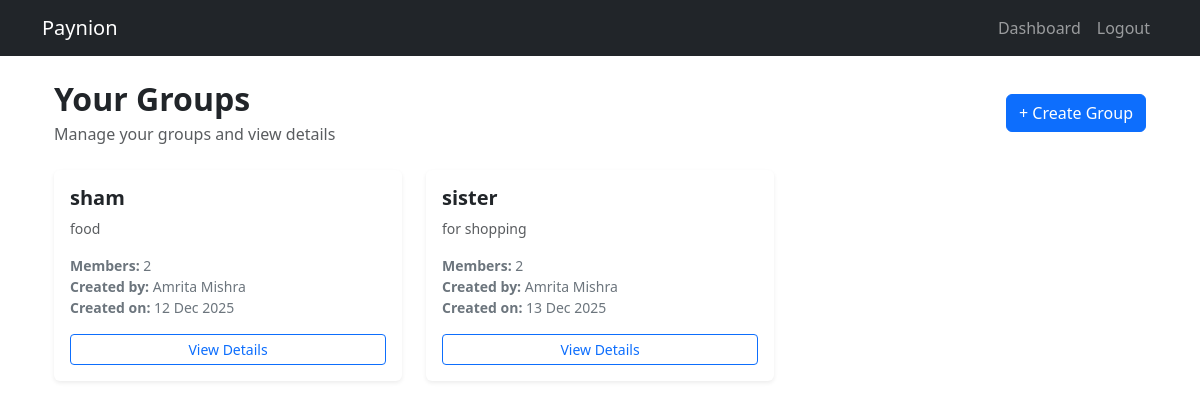
The app's page /groups/all/ (signed in), older data.
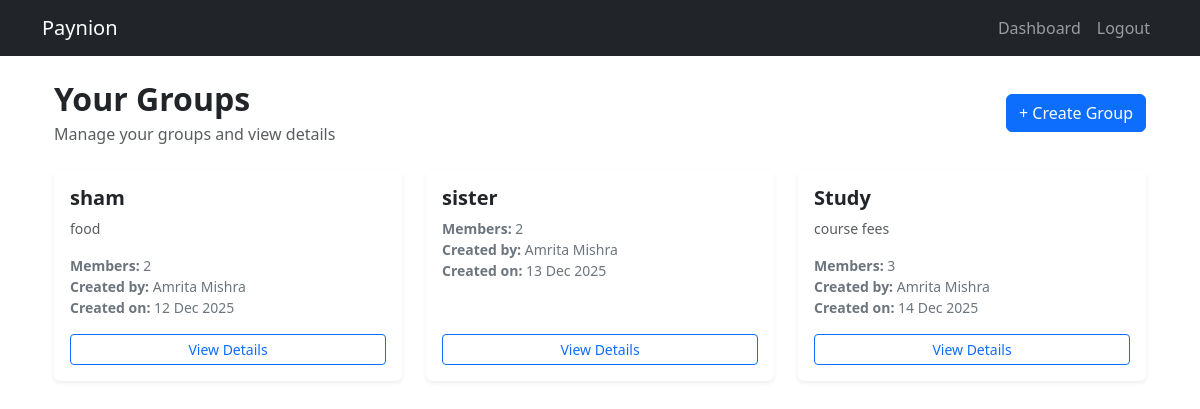
The same page, newer data.
### groups/models.py (models this page shows, shortened)
class Group(models.Model):
    title = models.CharField(max_length=255, null=True, blank=True)
    description = models.TextField(blank=True, null=True)
    members = models.ManyToManyField(User, related_name="group_members")
    created_by = models.ForeignKey(User, on_delete=models.CASCADE, related_name="created_groups")
    created_at = models.DateTimeField(auto_now_add=True)

### accounts/models.py (models this page shows, shortened)
class CustomUser(AbstractUser):
    email = models.EmailField(unique=True)
    full_name = models.CharField(max_length=255)
    phone = models.CharField(max_length=10, blank=True, null=True)
    profile_image = models.ImageField(upload_to=user_profile_path, default='default_profile.png')
    bio = models.CharField(max_length=255, blank=True, null=True)
    USERNAME_FIELD = 'email'
    REQUIRED_FIELDS = ['username', 'full_name']   # keep username but don't use for login

### groups/views.py (the view)
# urls.py: path("all/", views.view_all_group, name="view_all_group"),
@login_required
def view_all_group(request):
    groups = Group.objects.filter(members=request.user)
    show_add_expense = request.GET.get("from") == "add_expense"
    return render(request, "groups/all_groups.html", {
        "groups": groups,
        "show_add_expense": show_add_expense
    })

### groups/templates/groups/all_groups.html (shortened to what this page needs)
{% extends "base.html" %}
{% block content %}
<div class="container mt-4">
    <div class="d-flex justify-content-between align-items-center mb-4">
        <div>
            <h2 class="fw-bold mb-1">Your Groups</h2>
            <p class="text-muted mb-0">
                Manage your groups and view details
            </p>
        </div>
        <a href="{% url 'create_group' %}" class="btn btn-primary">
            + Create Group
        </a>
    </div>
    {% if groups %}
    <div class="row">
        {% for group in groups %}
        <div class="col-md-4 mb-4">
            <div class="card shadow-sm h-100 border-0">
                <div class="card-body d-flex flex-column">
                    <h5 class="card-title fw-semibold mb-2">
                        {{ group.title }}
                    </h5>
                    {% if group.description %}
                    <p class="text-muted small mb-3">
                        {{ group.description|truncatechars:90 }}
                    </p>
                    {% endif %}
                    <div class="mb-3 small text-secondary">
                        <div>
                            <strong>Members:</strong> {{ group.members.count }}
                        </div>
                        <div>
                            <strong>Created by:</strong> {{ group.created_by.full_name }}
                        </div>
                        <div>
                            <strong>Created on:</strong>
                            {{ group.created_at|date:"d M Y" }}
                        </div>
                    </div>
                    <div class="mt-auto d-flex gap-2">
                        <a href="{% url 'group_detail' group.id %}"
                           class="btn btn-sm btn-outline-primary w-100">
                            View Details
                        </a>
                    </div>
                </div>
            </div>
        </div>
        {% endfor %}
    </div>
    {% endif %}
</div>
{% endblock %}

Row changes from the older to the newer data that the page shows:
changed Group "sister": description "for shopping" → (not shown)
added Group: title "Study", description "course fees", members.count "3", created_by.full_name "Amrita Mishra", created_at "14 Dec 2025"
